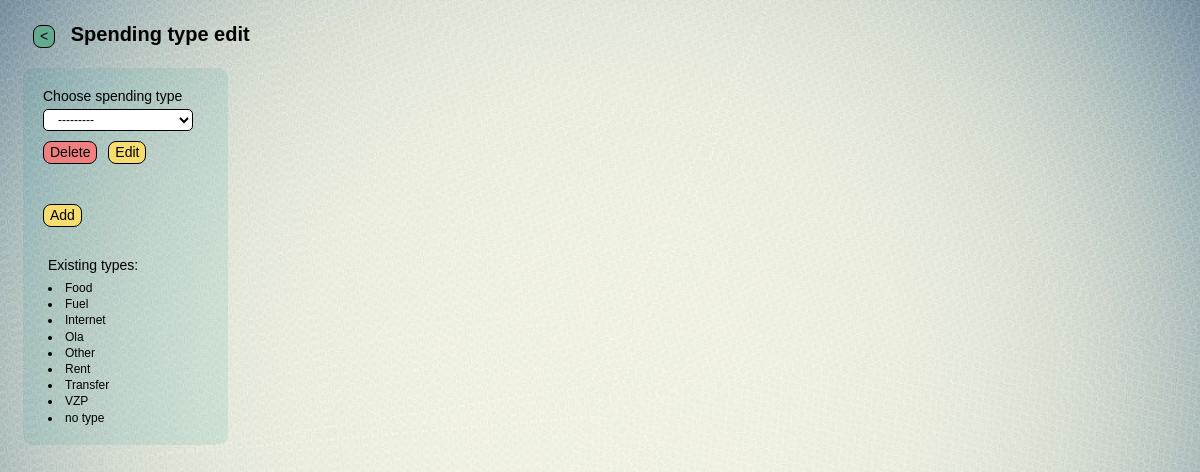
Page /finance/home_wlt/9/add_spending_type/ on the committed database.
### finance/models.py (models this page shows)
class Spending_type(models.Model):
    name = models.CharField(max_length=30, db_index=True, unique=True,  verbose_name ='spending type')
    def __str__(self):
        return self.name
    class Meta:
        verbose_name = 'spending type'
        verbose_name_plural = 'spending types'
        ordering = ['name']

### finance/views.py (the view, shortened to what this page needs)
# urls.py: path('home_wlt/<int:w_pk>/add_spending_type/', add_spending_type, name='add_spending_type'),
def add_spending_type(request, w_pk):#_________________________________________add_spending_type
    current_wlt = get_object_or_404(Wallet, pk=w_pk)
    message = None
    form = Form_add_spending_type(request.POST or None, prefix="form")
    return render(request, 'finance/tmplt_add_spending_type.html', {
        'form': form,
        'w_pk': w_pk,
        'current_wlt': current_wlt,
        'message': message
    })

### finance/forms.py
class Form_add_spending_type(forms.Form):#______________________________________________Form_add_spending_type
    choices = forms.ModelChoiceField(
        queryset=Spending_type.objects.all(),
        required=False,
        label="Choose spending type",
        widget=forms.Select(attrs={'style': 'width: 150px;'}))

### finance/templates/finance/tmplt_add_spending_type.html (shortened to what this page needs)
{% extends 'layout/basic.html' %}
{% load static %}
{% block header %}
    <h1>
        {% if request.GET.choice %}
            <button class="btn nav_btn btn_green"
                    onclick="location.href='{% url 'home_wlt' current_wlt.pk %}calendar/?{% for key, value in request.GET.items %}{{ key }}={{ value }}&{% endfor %}'">
                < </button>
        {% else %}
            <button class="btn nav_btn btn_green" onclick="location.href='{% url 'home_wlt' w_pk %}'"> < </button>
        {% endif %}
        Spending type edit
    </h1>
{% endblock %}
{% block left_side %}
    <div class="container_dark">
        <form method="POST">
            <label>{{ form.choices.label }}</label><br>
            <div style="margin:5px 10px 10px 0px;">
                {{ form.choices }}
            </div>
             <div>
                <button class="btn nav_btn btn_red" type="submit" name="delete">Delete</button>
                <button class="btn nav_btn " type="submit" name="edit">Edit</button>
             </div>
            <label>{{ form.new_value.label }}</label><br>
            <div>
                <button class="btn nav_btn" type="submit" name="add">Add</button>
            </div>
        </form>
        {% if form.choices.field.queryset.exists %}
            <p class="msg">Existing types:</p>
            {% for spending in form.choices.field.queryset %}
                <li class="types_lst">{{ spending }}</li>
            {% endfor %}
        {% endif %}
    </div>
{% endblock %}

### finance/static/finance/style.css (style rules this page uses)
body { position: relative; z-index: 0; background-image: url('bg_v2.jpg'); background-size: cover; background-repeat: no-repeat; background-position: center; font-family: Arial, sans-serif; text-decoration: none; color: black; }
h1 { font-size: 20px; font-weight: bold; margin: 15px 30px 0px 15px; }
.btn { border: 1px solid black; line-height: 1.1; cursor: pointer; transition: transform 0.2s; text-decoration: none; text-align: center; border-radius: 8px; white-space: normal; word-wrap: break-word; }
.nav_btn { background-color: rgb(247, 220, 111); min-height: 23px; height: fit-content; margin: 0px 7px 0px 0px; font-size: 14px; }
.btn_red { background-color: #f08080; }
.btn_green { background-color: rgb(98, 171, 143); margin: 10px 10px 10px 10px }
.container_dark { margin: 10px; padding:10px; background-color: rgba(0, 139, 139, 0.1); border-radius: 10px; }
form { font-size: 14px; padding: 10px 10px 15px 10px; margin: 0px 0px 0px 0px; }
select { font-size: 12px; padding: 2px 10px 2px 10px; margin: 0px 5px 0px 0px; background-color: white; border: 0.5px solid black; cursor: pointer; border-radius: 5px; height: 22px; }
.msg { margin: 15px; font-size: 14px; }
.types_lst { margin: 15px; font-size: 12px; line-height: 0.1 }

### rows in the picture
Spending_type: name "Food"
Spending_type: name "Fuel"
Spending_type: name "Internet"
Spending_type: name "Ola"
Spending_type: name "Other"
Spending_type: name "Rent"
Spending_type: name "Transfer"
Spending_type: name "VZP"
Spending_type: name "no type"
